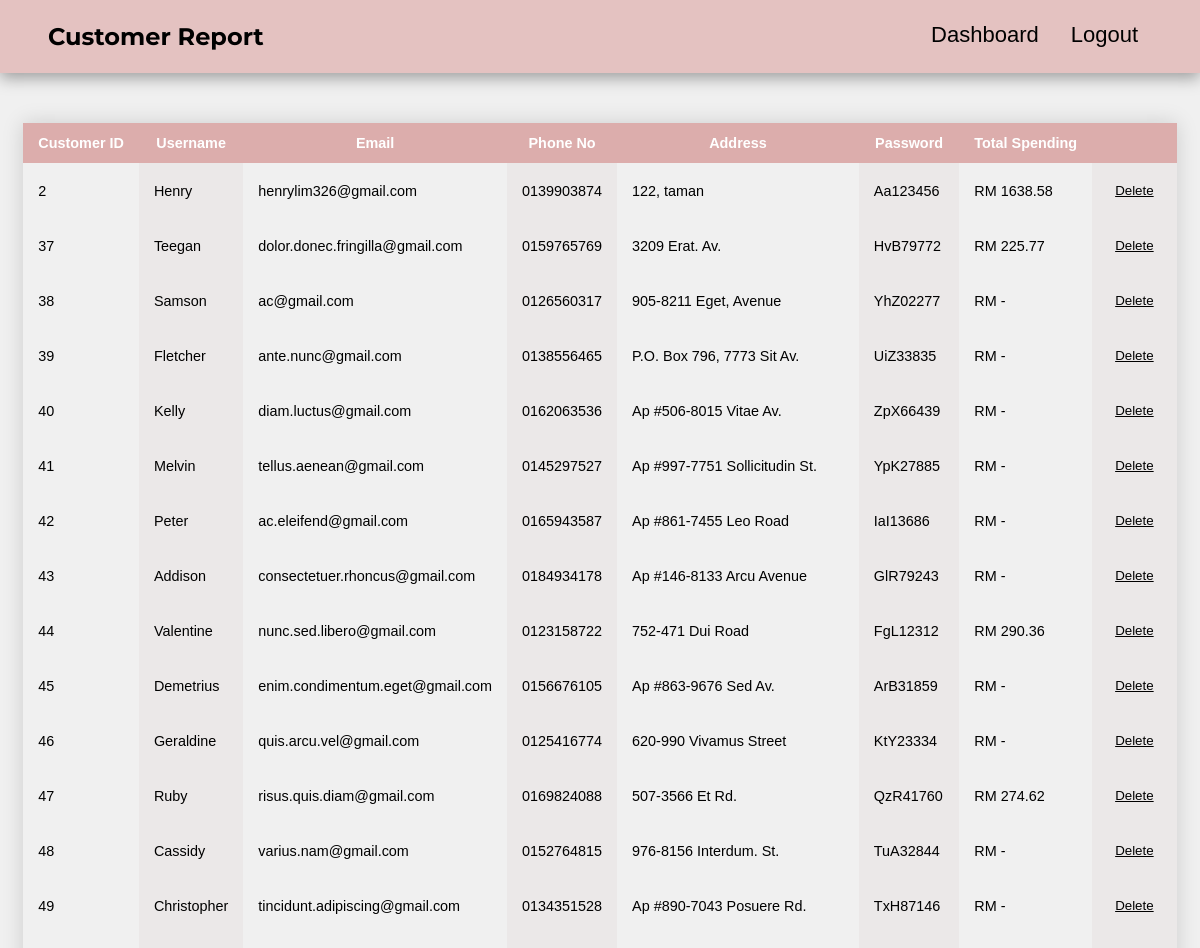
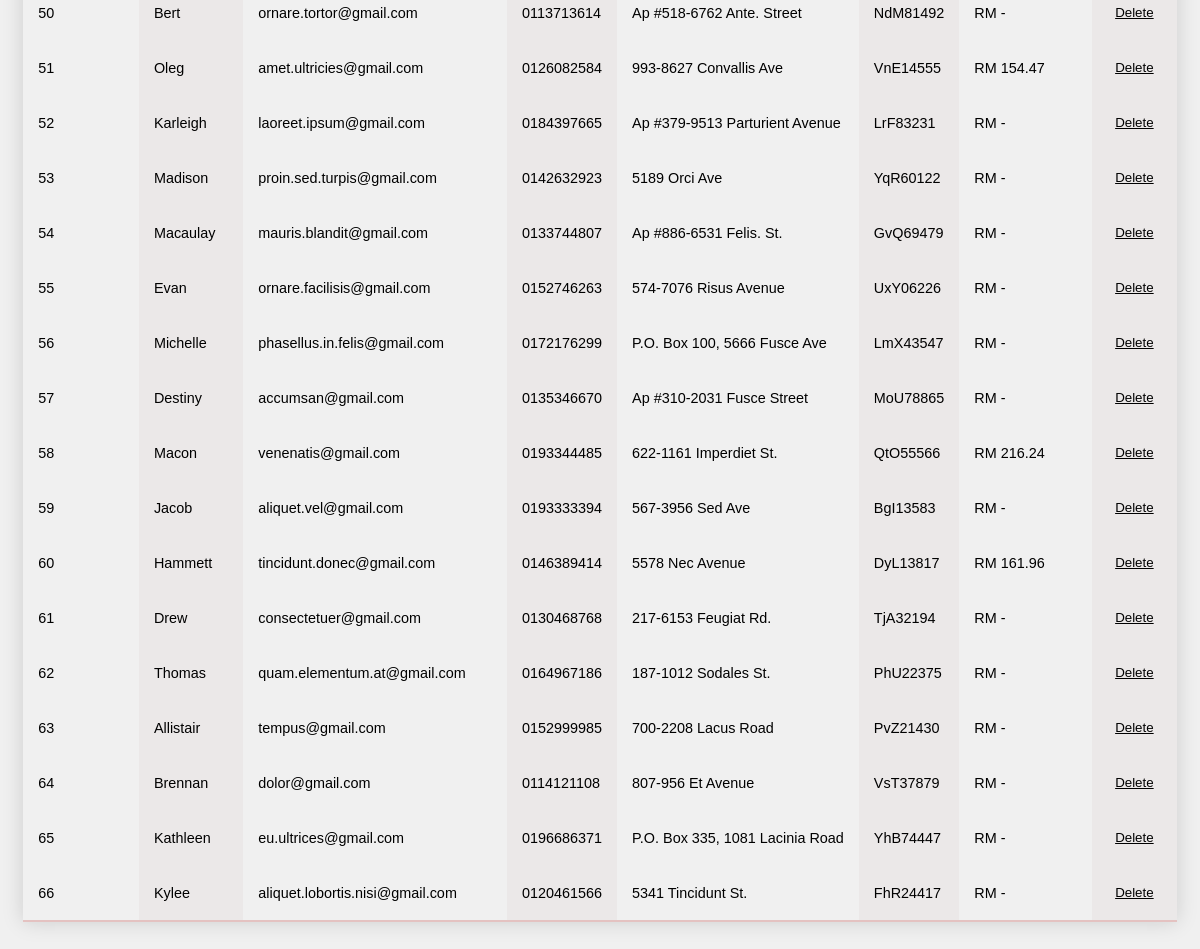
Page /customer_report.php on the committed database (2 pictures, top to bottom).
### tables this page shows
CREATE TABLE `customer` (
  `CustID` int(11) NOT NULL,
  `Username` varchar(255) NOT NULL,
  `Email` varchar(255) NOT NULL,
  `PhoneNo` varchar(255) NOT NULL,
  `Address` varchar(255) NOT NULL,
  `Password` varchar(255) NOT NULL
);

### customer_report.php (the view, shortened to what this page needs)
<?php
include_once "Functions/connection.php";
?>
<?php
$query = "SELECT * FROM customer";
$run = mysqli_query($connect, $query);
$count = mysqli_num_rows($run);
?>
<!DOCTYPE html>
<html lang="en">
<head>
    <link rel="stylesheet" href="CSS/admin_sales_report.css">
    <link rel="stylesheet" href="CSS/view_serial.css">
</head>
<body>
    <header>
        <nav>
            <h1>Customer Report</a></h1>
            <div class="nav_panel" id="navPanel">
                <ul>
                    <li><a href="dashboard.php">Dashboard</a></li>
                    <li><a href="Functions/logout.php">Logout</a></li>
                </ul>
            </div>
        </nav>
    </header>
    <div >
        <div class="custInfo">
            <?php
            if($count > 0) { ?>
                <table width:100% class="styled-table">
                    <thead>
                        <tr>
                            <th>Customer ID</th>
                            <th>Username</th>
                            <th>Email</th>
                            <th>Phone No</th>
                            <th>Address</th>
                            <th>Password</th>
                            <th>Total Spending</th>
                            <th></th>
                        </tr>
                    </thead>
                <?php
                    while ($row = mysqli_fetch_array($run)) {
                        $uID = $row['CustID'];
                        $uName = $row['Username'];
                        $email = $row['Email'];
                        $phone = $row['PhoneNo'];
                        $address = $row['Address'];
                        $passW = $row['Password'];
                ?>
<?php
                        if($uName != "invalid_user") {
                ?>
                            <tr>
                                <td><?php echo $uID ?></td>
                                <td><?php echo $uName ?></td>
                                <td><?php echo $email ?></td>
                                <td><?php echo $phone ?></td>
                                <td><?php echo $address ?></td>
                                <td><?php echo $passW ?></td>
                                <?php
                                    $query2 = "SELECT SUM(total_price) AS totalPrice FROM history WHERE CustID = '$uID'";
                                    $run2 = mysqli_query($connect, $query2);
                                    $result = mysqli_fetch_assoc($run2);
                                    $totalPrc = $result['totalPrice'];
                                    if ($totalPrc == null) {
                                        $totalPrc = " - ";
                                    }
                                ?>
                                <td><?php echo 'RM ' . $totalPrc ?></td>
                                <td class="bbtn"><button type="submit" name="delete" class="delete"><a id="delete" href="Functions/delete_customer.php?delCus_ID=<?php echo $uID ?>">Delete</a></button></td>
                            </tr>
                <?php
                        }
                    }
                ?>
                    </table>
            <?php
            }
            ?>
        </div>
</body>
</html>

### CSS/admin_sales_report.css (style rules this page uses)
* { margin: 0px; padding: 0px; box-sizing: border-box; }
body { overflow-x: hidden; background-color:#f0f0f0; font-family: 'Roboto', sans-serif; }
nav { width: 100%; display: flex; padding: 1% 4%; justify-content: space-between; align-items: center; box-shadow: rgba(0, 0, 0, 0.35) 0px 5px 15px; background-color: #e4c2c1; }
.nav_panel { flex: 1; text-align: right; }
.nav_panel ul li { list-style: none; display: inline-block; padding: 10px 14px; position: relative; }
.nav_panel ul li a { color: #000000; text-decoration: none; font-size: 22px; font-family: 'Gill Sans', 'Gill Sans MT', Calibri, 'Trebuchet MS', sans-serif; }
nav h1 { color: #000000; font-size: 24px; font-family: 'Montserrat', sans-serif; }
.nav_panel ul li::after { content:""; width: 0px; height: 3px; display: block; margin: auto; background: red; }
.delete { padding: 8px 8px; border-width: 0px; background-color: transparent; }
#delete { color: black; }

### CSS/view_serial.css (style rules this page uses)
.styled-table { border-collapse: collapse; margin: auto; font-size: 0.9em; font-family: sans-serif; min-width: 400px; box-shadow: 0 0 20px rgba(0,0,0,0.15); }
.styled-table thead tr { background-color: #dcadac; color: #ffffff; text-align: center; }
.styled-table th, .styled-table td { padding: 12px 15px; }
.styled-table tbody tr { border-bottom: 1xp solid #dddddd; }
.styled-table tbody tr :nth-of-type(even) { background-color: #ebe8e8; }
.styled-table tbody tr:last-of-type { border-bottom: 2px solid #e4c2c1; }

### customer_report.php (style rules this page uses)
.custInfo { margin-top: 50px; margin-bottom: 100px; }

### rows in the picture
customer: CustID "2", Username "Henry", Email "henrylim326@gmail.com", PhoneNo "0139903874", Address "122, taman", Password "Aa123456", totalPrc "1638.58"
customer: CustID "37", Username "Teegan", Email "dolor.donec.fringilla@gmail.com", PhoneNo "0159765769", Address "3209 Erat. Av.", Password "HvB79772", totalPrc "225.77"
customer: CustID "38", Username "Samson", Email "ac@gmail.com", PhoneNo "0126560317", Address "905-8211 Eget, Avenue", Password "YhZ02277", totalPrc "-"
customer: CustID "39", Username "Fletcher", Email "ante.nunc@gmail.com", PhoneNo "0138556465", Address "P.O. Box 796, 7773 Sit Av.", Password "UiZ33835", totalPrc "-"
customer: CustID "40", Username "Kelly", Email "diam.luctus@gmail.com", PhoneNo "0162063536", Address "Ap #506-8015 Vitae Av.", Password "ZpX66439", totalPrc "-"
customer: CustID "41", Username "Melvin", Email "tellus.aenean@gmail.com", PhoneNo "0145297527", Address "Ap #997-7751 Sollicitudin St.", Password "YpK27885", totalPrc "-"
customer: CustID "42", Username "Peter", Email "ac.eleifend@gmail.com", PhoneNo "0165943587", Address "Ap #861-7455 Leo Road", Password "IaI13686", totalPrc "-"
customer: CustID "43", Username "Addison", Email "consectetuer.rhoncus@gmail.com", PhoneNo "0184934178", Address "Ap #146-8133 Arcu Avenue", Password "GlR79243", totalPrc "-"
customer: CustID "44", Username "Valentine", Email "nunc.sed.libero@gmail.com", PhoneNo "0123158722", Address "752-471 Dui Road", Password "FgL12312", totalPrc "290.36"
customer: CustID "45", Username "Demetrius", Email "enim.condimentum.eget@gmail.com", PhoneNo "0156676105", Address "Ap #863-9676 Sed Av.", Password "ArB31859", totalPrc "-"
customer: CustID "46", Username "Geraldine", Email "quis.arcu.vel@gmail.com", PhoneNo "0125416774", Address "620-990 Vivamus Street", Password "KtY23334", totalPrc "-"
customer: CustID "47", Username "Ruby", Email "risus.quis.diam@gmail.com", PhoneNo "0169824088", Address "507-3566 Et Rd.", Password "QzR41760", totalPrc "274.62"
customer: CustID "48", Username "Cassidy", Email "varius.nam@gmail.com", PhoneNo "0152764815", Address "976-8156 Interdum. St.", Password "TuA32844", totalPrc "-"
customer: CustID "49", Username "Christopher", Email "tincidunt.adipiscing@gmail.com", PhoneNo "0134351528", Address "Ap #890-7043 Posuere Rd.", Password "TxH87146", totalPrc "-"
customer: CustID "50", Username "Bert", Email "ornare.tortor@gmail.com", PhoneNo "0113713614", Address "Ap #518-6762 Ante. Street", Password "NdM81492", totalPrc "-"
customer: CustID "51", Username "Oleg", Email "amet.ultricies@gmail.com", PhoneNo "0126082584", Address "993-8627 Convallis Ave", Password "VnE14555", totalPrc "154.47"
customer: CustID "52", Username "Karleigh", Email "laoreet.ipsum@gmail.com", PhoneNo "0184397665", Address "Ap #379-9513 Parturient Avenue", Password "LrF83231", totalPrc "-"
customer: CustID "53", Username "Madison", Email "proin.sed.turpis@gmail.com", PhoneNo "0142632923", Address "5189 Orci Ave", Password "YqR60122", totalPrc "-"
customer: CustID "54", Username "Macaulay", Email "mauris.blandit@gmail.com", PhoneNo "0133744807", Address "Ap #886-6531 Felis. St.", Password "GvQ69479", totalPrc "-"
customer: CustID "55", Username "Evan", Email "ornare.facilisis@gmail.com", PhoneNo "0152746263", Address "574-7076 Risus Avenue", Password "UxY06226", totalPrc "-"
customer: CustID "56", Username "Michelle", Email "phasellus.in.felis@gmail.com", PhoneNo "0172176299", Address "P.O. Box 100, 5666 Fusce Ave", Password "LmX43547", totalPrc "-"
customer: CustID "57", Username "Destiny", Email "accumsan@gmail.com", PhoneNo "0135346670", Address "Ap #310-2031 Fusce Street", Password "MoU78865", totalPrc "-"
customer: CustID "58", Username "Macon", Email "venenatis@gmail.com", PhoneNo "0193344485", Address "622-1161 Imperdiet St.", Password "QtO55566", totalPrc "216.24"
customer: CustID "59", Username "Jacob", Email "aliquet.vel@gmail.com", PhoneNo "0193333394", Address "567-3956 Sed Ave", Password "BgI13583", totalPrc "-"
customer: CustID "60", Username "Hammett", Email "tincidunt.donec@gmail.com", PhoneNo "0146389414", Address "5578 Nec Avenue", Password "DyL13817", totalPrc "161.96"
customer: CustID "61", Username "Drew", Email "consectetuer@gmail.com", PhoneNo "0130468768", Address "217-6153 Feugiat Rd.", Password "TjA32194", totalPrc "-"
customer: CustID "62", Username "Thomas", Email "quam.elementum.at@gmail.com", PhoneNo "0164967186", Address "187-1012 Sodales St.", Password "PhU22375", totalPrc "-"
customer: CustID "63", Username "Allistair", Email "tempus@gmail.com", PhoneNo "0152999985", Address "700-2208 Lacus Road", Password "PvZ21430", totalPrc "-"
customer: CustID "64", Username "Brennan", Email "dolor@gmail.com", PhoneNo "0114121108", Address "807-956 Et Avenue", Password "VsT37879", totalPrc "-"
customer: CustID "65", Username "Kathleen", Email "eu.ultrices@gmail.com", PhoneNo "0196686371", Address "P.O. Box 335, 1081 Lacinia Road", Password "YhB74447", totalPrc "-"
customer: CustID "66", Username "Kylee", Email "aliquet.lobortis.nisi@gmail.com", PhoneNo "0120461566", Address "5341 Tincidunt St.", Password "FhR24417", totalPrc "-"
